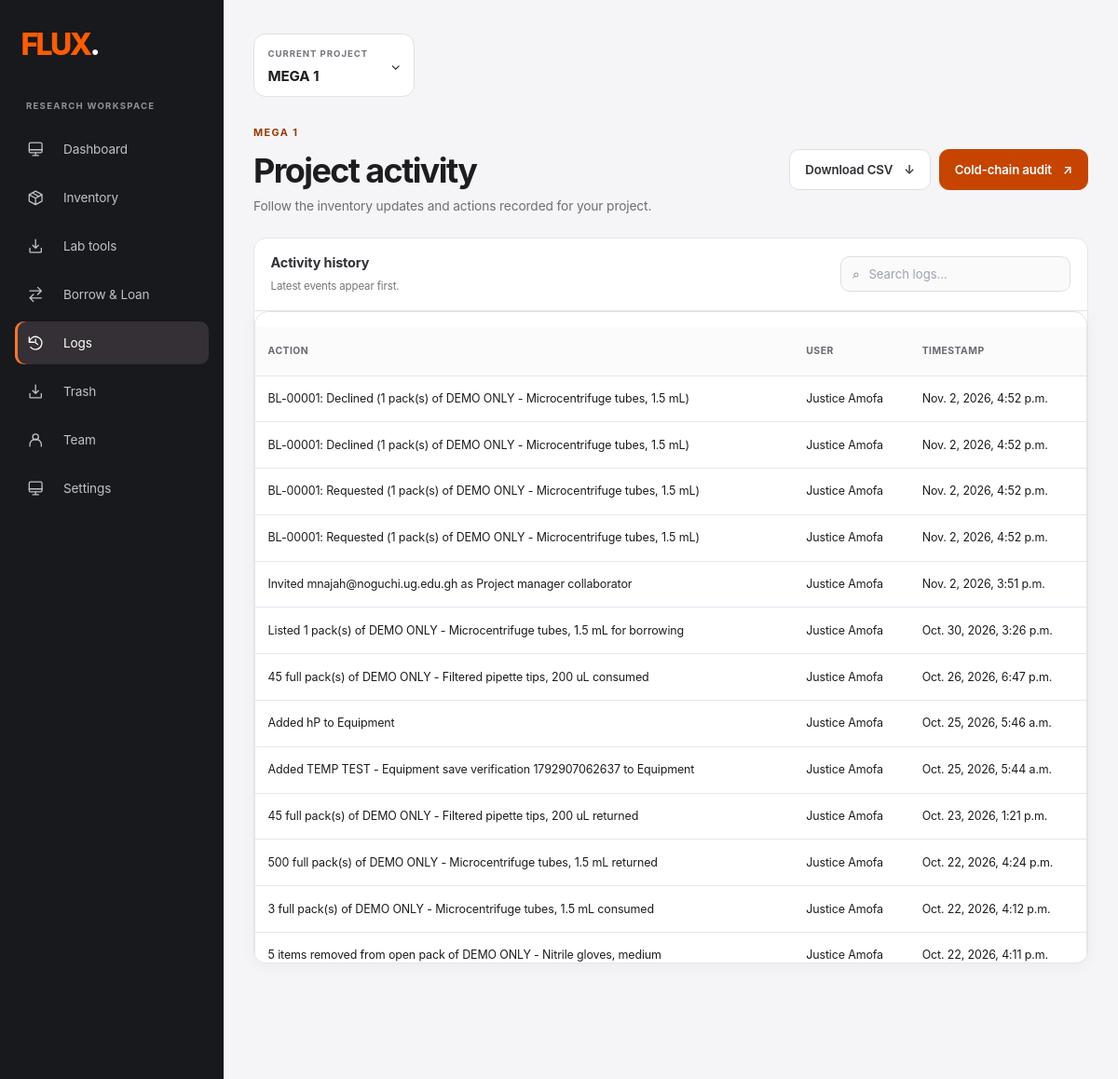
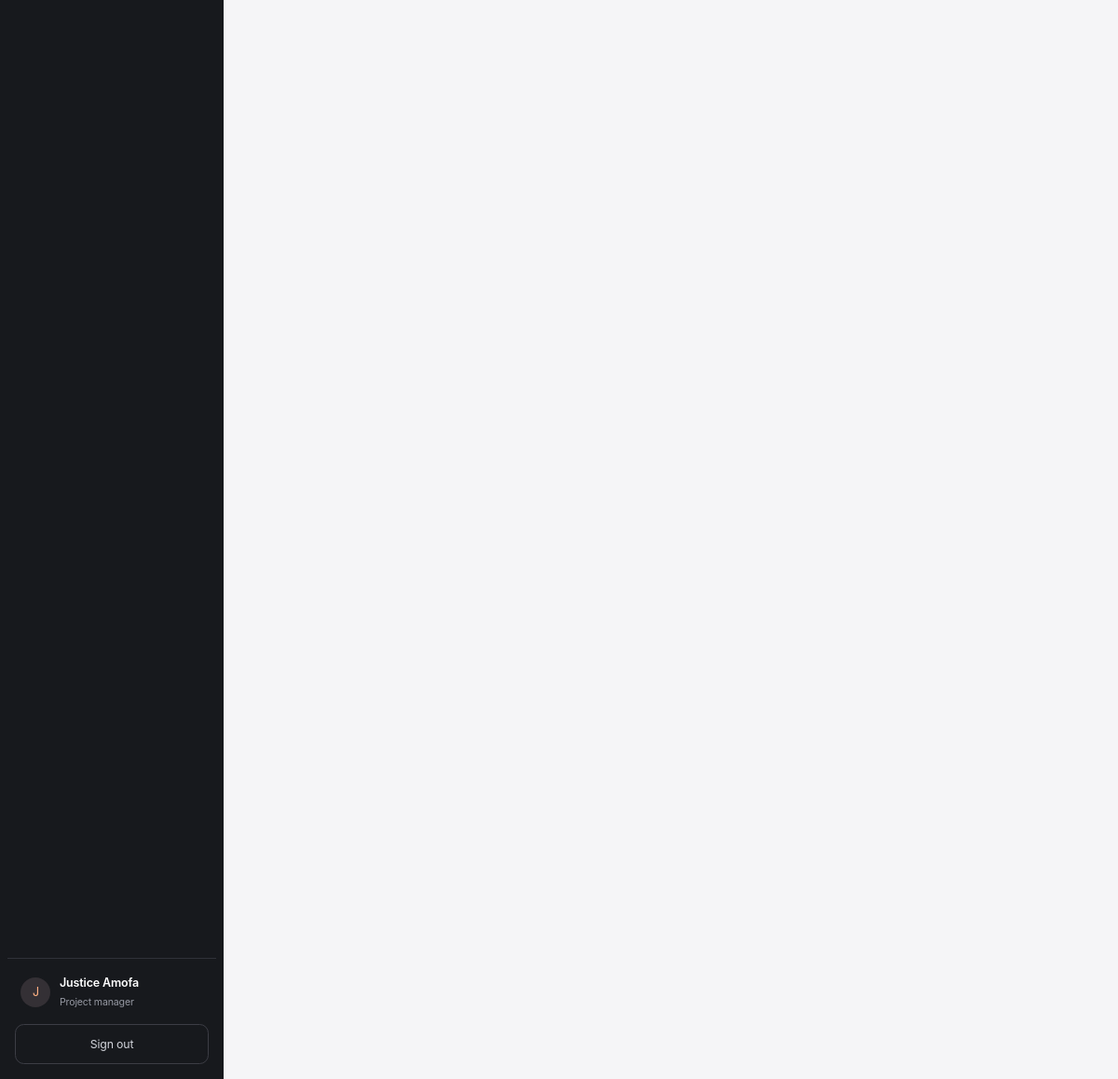
Page /log/MEGA 1/ (signed in) on the committed database (2 pictures, top to bottom).
### inventory/models.py (models this page shows, shortened)
class Project(models.Model):
    name = models.CharField(max_length=255, unique=True)
    project_manager = models.ForeignKey(
            User,
            on_delete=models.CASCADE,
            related_name='managed_projects',
            null=True,
            blank=True
    )
    project_editors = models.ManyToManyField(
            User,
            related_name='edited_projects',
            blank=True
    )
    project_members = models.ManyToManyField(
            User,
            related_name='member_projects',
            blank=True
    )
    created_at = models.DateTimeField(auto_now_add=True)
    updated_at = models.DateTimeField(auto_now=True)
    is_active = models.BooleanField(default=True)
    low_stock_morning_time = models.TimeField(default=time(6, 0))
    low_stock_evening_time = models.TimeField(default=time(19, 0))
    class Meta:
        ordering = ['name']
        verbose_name = 'Project'
        verbose_name_plural = 'Projects'

class Log(models.Model):
    id = models.CharField(
            primary_key=True,
            max_length=22,
            unique=True,
            default=generate_short_uuid,
            editable=False
    )
    project = models.ForeignKey(
            Project,
            on_delete=models.CASCADE,
            related_name='logs'
    )
    user = models.ForeignKey(
            User,
            on_delete=models.CASCADE,
            related_name='action_logs'
    )
    action = models.CharField(max_length=255)
    details = models.JSONField(default=dict, blank=True)
    timestamp = models.DateTimeField(auto_now_add=True)
    class Meta:
        ordering = ['-timestamp']
        verbose_name = 'Log Entry'
        verbose_name_plural = 'Log Entries'

### inventory/views.py (the view)
# urls.py: path('log/<str:project_name>/', views.log, name ="log"),
@login_required
def log(request, project_name):
    try:
        project = get_object_or_404(Project, name=project_name)
        logs = Log.objects.filter(project=project).order_by('-timestamp')
        context = {
            'project': project,
            'projects': get_user_projects(request.user),
            'logs': Paginator(logs, 50).get_page(request.GET.get('page')),
            **get_sidebar_urls(project_name)
        }
        return render(request, 'inventory/logs.html', context)
    except Exception as e:
        security_logger.error(f"Log view error: {str(e)}")
        return JsonResponse({'error': str(e)}, status=500)

### inventory/context_processors.py (called while the page is built, shortened)
def admin_dashboard_projects(request):
    if (
        not request.path.startswith('/admin/')
        or not request.user.is_authenticated
        or not request.user.has_perm('inventory.view_project')
    ):
        return {'admin_dashboard_projects': ()}

### inventory/views.py (called while the page is built)
def get_sidebar_urls(project_name):
    return {
        'dashboard_url': reverse('dashboard_consumables',
                                 kwargs={'project_name': project_name}),
        'inventory_url': reverse('consumables',
                                 kwargs={'project_name': project_name}),
        'logs_url': reverse('log', kwargs={'project_name': project_name}),
        'log_export_url': reverse('log_export', kwargs={'project_name': project_name}),
        'trash_url': reverse('trash_reagents',
                             kwargs={'project_name': project_name}),
        'team_url': reverse('team', kwargs={'project_name': project_name}),
        'borrow_loan_url': reverse('borrow_loan', kwargs={'project_name': project_name}),
        'settings_url': reverse('project_settings',
                                kwargs={'project_name': project_name}),
    }

def get_user_projects(user):
    try:
        user_profile = UserProfile.objects.get(user=user)
        return user_profile.managed_projects.all()
    except UserProfile.DoesNotExist:
        return Project.objects.none()

### inventory/templates/inventory/logs.html (shortened to what this page needs)
{% load static %}
<!DOCTYPE html>
<html lang="en">
<head>
    <link rel="stylesheet" href="{% static 'css/inventory_style.css' %}">
    <link rel="stylesheet" href="{% static 'css/flux_design_system.css' %}">
    <link rel="stylesheet" href="{% static 'css/flux_pages.css' %}?v=1">
</head>
<body class="flux-inventory-layout relative min-h-screen font-poppins antialiased text-sm bg-white flex text-gray-800 h-full 2xl:max-w-[1920px] 2xl:mx-auto 2xl:border-r-2"
    x-data="{ showMenu: false }">
    {% include "inventory/partials/sidebar.html" %}
    <main id="workspaceContent" tabindex="-1" class="bg-white min-h-screen lg:ml-60 flex w-full">
        <section class="flex-1 py-6 px-4 md:px-4 lg:px-8">
            <div class="flex items-center justify-between">
                <div>
                    {% include 'inventory/partials/project_switcher.html' with project_route='log' %}
                </div>
            </div>
<header class="flux-page-heading"><div><p class="flux-eyebrow">{{ project.name }}</p><h1 id="logsTableDescription">Project activity</h1><p>Follow the inventory updates and actions recorded for your project.</p></div>{% if user == project.project_manager %}<div class="flux-log-actions"><a class="flux-button" href="{{ log_export_url }}">Download CSV <span aria-hidden="true">↓</span></a><a class="flux-button flux-button-primary" href="{% url 'cold_chain_audit' project_name=project.name %}">Cold-chain audit <span aria-hidden="true">↗</span></a></div>{% endif %}</header>
<div class="flux-table-toolbar"><div><h2>Activity history </h2><p>Latest events appear first.</p></div><label class="flux-table-search"><span aria-hidden="true">⌕</span><input type="search" aria-label="Search logs" placeholder="Search logs…" data-table-search=".logs-table"></label></div>
            <div class="table-container">
                {% if user == project.project_manager %}
                <div class="logs-table-wrapper">
                    <table class="logs-table" aria-describedby="logsTableDescription">
                        <thead>
                            <tr>
                                <th scope="col">Action</th>
                                <th scope="col">User</th>
                                <th scope="col">Timestamp</th>
                            </tr>
                        </thead>
                        <tbody id="logsTable">
                            {% for log in logs %}
                            <tr data-search-row>
                                <td>{{ log.action }}</td>
                                <td>{{ log.user.get_full_name|default:log.user.username }}</td>
                                <td><time datetime="{{ log.timestamp|date:'c' }}">{{ log.timestamp }}</time></td>
                            </tr>
                            {% empty %}
                            <tr>
                                <td colspan="3" class="inventory-empty-state"><strong>No activity yet</strong><span>Inventory updates will appear here as your team works.</span></td>
                            </tr>
                            {% endfor %}
                        </tbody>
                    </table>
                </div>
                {% else %}
                <div class="access-message">
                    <p>Logs information is not available for you to view for this project.</p>
                </div>
                {% endif %}
            </div>
        </section>
    </main>
</body>
</html>

### inventory/templates/inventory/partials/sidebar.html (shortened to what this page needs)
<aside id="{{ sidebar_id|default:'inventorySidebar' }}" data-tour-target="workspace-navigation" class="flux-sidebar flex flex-col lg:flex lg:flex-col justify-between lg:fixed min-h-screen top-0 z-20 w-60 bottom-0 px-4 pt-6 pb-0" :class="showMenu ? 'fixed' : 'hidden'" @click="if ($event.target.closest('a')) showMenu = false" x-transition.duration.200ms aria-label="Workspace navigation">
    <div>
        <div class="flux-sidebar-brand"><a class="flux-wordmark" href="{% url 'home' %}" aria-label="Flux home">FLUX<span>.</span></a></div>
        <p class="flux-sidebar-label">RESEARCH WORKSPACE</p>
        <nav class="flux-sidebar-links" aria-label="Main navigation">
        {% with current=request.resolver_match.url_name %}
            <a href="{{ dashboard_url }}" data-tour-target="dashboard" title="Dashboard" {% if 'dashboard_' in current %}aria-current="page"{% endif %}>{% include 'inventory/partials/settings_icon.html' with icon='appearance' %}<span class="flex-1 pl-2">Dashboard</span></a>
            <a href="{{ inventory_url }}" data-tour-target="inventory" title="Inventory" >{% include 'inventory/partials/settings_icon.html' with icon='inventory' %}<span class="flex-1 pl-2">Inventory</span></a>
            {% if user == project.project_manager or user in project.project_editors.all or user in project.project_members.all %}<a href="{% url 'genomics_hub' project.name %}" data-tour-target="lab-tools" title="Genomics lab tools" {% if current == 'genomics_hub' or current == 'plate_visualizer' or current == 'plate_visualizer_existing' %}aria-current="page"{% endif %}>{% include 'inventory/partials/settings_icon.html' with icon='data' %}<span class="flex-1 pl-2">Lab tools</span></a>{% endif %}
        {% if user == project.project_manager or user in project.project_editors.all or user in project.project_members.all %}
            <a href="{% url 'borrow_loan' project.name %}" data-tour-target="borrow-loan" title="Borrow &amp; Loan" {% if current == 'borrow_loan' %}aria-current="page"{% endif %}>{% include 'inventory/partials/settings_icon.html' with icon='borrow' %}<span class="flex-1 pl-2">Borrow &amp; Loan</span></a>
        {% endif %}
            <a href="{{ logs_url }}" data-tour-target="logs" title="Logs" {% if current == 'log' %}aria-current="page"{% endif %}>{% include 'inventory/partials/settings_icon.html' with icon='history' %}<span class="flex-1 pl-2">Logs</span></a>
        {% if user == project.project_manager or user in project.project_editors.all %}
            <a href="{{ trash_url }}" title="Trash" {% if 'trash_' in current %}aria-current="page"{% endif %}>{% include 'inventory/partials/settings_icon.html' with icon='data' %}<span class="flex-1 pl-2">Trash</span></a>
        {% endif %}
        {% if user == project.project_manager %}
            <a href="{{ team_url }}" title="Team" {% if current == 'team' %}aria-current="page"{% endif %}>{% include 'inventory/partials/settings_icon.html' with icon='profile' %}<span class="flex-1 pl-2">Team</span></a>
        {% endif %}
            <a href="{{ settings_url }}" data-tour-target="settings" title="Settings" {% if current == 'project_settings' %}aria-current="page"{% endif %}>{% include 'inventory/partials/settings_icon.html' with icon='appearance' %}<span class="flex-1 pl-2">Settings</span></a>
        {% endwith %}
        </nav>
    </div>
    <div class="flux-sidebar-foot"><div class="flux-sidebar-user"><span aria-hidden="true">{{ user.first_name|default:user.username|first|upper }}</span><div><strong>{{ user.get_full_name|default:user.username }}</strong><small>{% if user == project.project_manager %}Project manager{% elif user in project.project_editors.all %}Editor{% else %}Team member{% endif %}</small></div></div><a class="flux-sidebar-logout" href="{% url 'logout' %}" title="Sign out">Sign out</a></div>
</aside>

### inventory/templates/inventory/partials/project_switcher.html (shortened to what this page needs)
<details class="flux-project-switcher">
    <summary><span><small>CURRENT PROJECT</small><strong>{{ project.name }}</strong></span><span aria-hidden="true">⌄</span></summary>
</details>

### static/css/inventory_style.css (style rules this page uses)
html { line-height: 1.5; -webkit-text-size-adjust: 100%; -moz-tab-size: 4; -o-tab-size: 4; tab-size: 4; font-family: ui-sans-serif, system-ui, -apple-system, BlinkMacSystemFont, "Segoe UI", Roboto, "Helvetica Neue", Arial, "Noto Sans", sans-serif, "Apple Color Emoji", "Segoe UI Emoji", "Segoe UI Symbol", "Noto Color Emoji"; }
body { margin: 0; line-height: inherit; overflow-x: hidden; }
h1, h2, h3, h4, h5, h6 { font-size: inherit; font-weight: inherit; }
a { color: inherit; text-decoration: inherit; }
b, strong { font-weight: bolder; }
small { font-size: 80%; }
table { text-indent: 0; border-color: inherit; border-collapse: collapse; }
button, input, optgroup, select, textarea { font-family: inherit; font-size: 100%; font-weight: inherit; line-height: inherit; color: inherit; margin: 0; padding: 0; }
[type='search'] { outline-offset: -2px; }
summary { display: list-item; }
blockquote, dl, dd, h1, h2, h3, h4, h5, h6, hr, figure, p, pre { margin: 0; }
input::placeholder, textarea::placeholder { opacity: 1; color: #9ca3af; }
.relative { position: relative; }
.top-0 { top: 0px; }
.bottom-0 { bottom: 0px; }
.z-20 { z-index: 20; }
.flex { display: flex; }
.h-full { height: 100%; }
.min-h-screen { min-height: 100vh; }
.w-full { width: 100%; }
.flex-1 { flex: 1 1 0%; }
.flex-col { flex-direction: column; }
.items-center { align-items: center; }
.justify-between { justify-content: space-between; }
.bg-white { --tw-bg-opacity: 1; background-color: rgb(255 255 255 / var(--tw-bg-opacity)); }
.py-6 { padding-top: 1.5rem; padding-bottom: 1.5rem; }
.px-4 { padding-left: 1rem; padding-right: 1rem; }
.pt-6 { padding-top: 1.5rem; }
.pb-0 { padding-bottom: 0px; }
.pl-2 { padding-left: 0.5rem; }
.font-poppins { font-family: Poppins, sans-serif; }
.text-sm { font-size: 0.875rem; line-height: 1.25rem; }
.text-gray-800 { --tw-text-opacity: 1; color: rgb(31 41 55 / var(--tw-text-opacity)); }
.antialiased { -webkit-font-smoothing: antialiased; -moz-osx-font-smoothing: grayscale; }
.flux-inventory-layout { min-width: 320px; min-height: 100vh; background: #f5f7fa; }
.flux-inventory-layout > main { min-width: 0; width: 100%; background: transparent; }
.flux-inventory-layout main > section { min-width: 0; }
.flux-inventory-layout .table-container { width: 100%; max-width: 100%; height: auto; max-height: min(72vh, 700px); overflow: auto; overscroll-behavior: contain; -webkit-overflow-scrolling: touch; border: 1px solid #e5eaf0; border-radius: 0.75rem; background: #fff; box-shadow: 0 3px 14px rgb(16 24 40 / 0.04); }
.flux-inventory-layout .logs-table-wrapper { max-width: 100%; overflow-x: auto; -webkit-overflow-scrolling: touch; border: 1px solid #e5eaf0; border-radius: 0.75rem; background: #fff; }
.flux-inventory-layout .logs-table { min-width: 36rem; }
.flux-inventory-layout input, .flux-inventory-layout select, .flux-inventory-layout textarea, .flux-inventory-layout button { max-width: 100%; }
@media (min-width: 768px) { .md\:px-4 { padding-left: 1rem; padding-right: 1rem; } }
@media (min-width: 768px) { .table-container { display: block; overflow-x: auto; max-height: none; height: auto; } }
@media (min-width: 1024px) { .lg\:fixed { position: fixed; } }
@media (min-width: 1024px) { .lg\:ml-60 { margin-left: 15rem; } }
@media (min-width: 1024px) { .lg\:flex { display: flex; } }
@media (min-width: 1024px) { .lg\:flex-col { flex-direction: column; } }
@media (min-width: 1024px) { .lg\:px-8 { padding-left: 2rem; padding-right: 2rem; } }
.table-container { height: 700px; max-height: 700px; overflow-y: auto; overflow-x: hidden; width: 100%; border-radius: 8px; border: 1px solid #e5e7eb; }
.flux-inventory-layout { --flux-ink: #1d1d1f; --flux-muted: #6e6e73; --flux-line: #e5e5e7; --flux-surface: #fff; --flux-canvas: #f5f5f7; --flux-accent: #ff5c00; color: var(--flux-ink); background: var(--flux-canvas); font-family: -apple-system, BlinkMacSystemFont, "Segoe UI", sans-serif; letter-spacing: -0.01em; }
.flux-inventory-layout > main { background: var(--flux-canvas); }
.flux-inventory-layout main > section { padding-top: clamp(1.25rem, 3vw, 2.25rem); padding-bottom: 3rem; }
.flux-inventory-layout .table-container, .flux-inventory-layout .logs-table-wrapper { border-color: var(--flux-line); border-radius: 0.9rem; background: var(--flux-surface); box-shadow: 0 4px 16px rgb(0 0 0 / 0.035); }

### rows in the picture
Project: name "MEGA 1"
Log: action "BL-00001: Declined (1 pack(s) of DEMO ONLY - Microcentrifuge tubes, 1.5 mL)", user.get_full_name "Justice Amofa", timestamp "Nov. 2, 2026, 4:52 p.m."
Log: action "BL-00001: Declined (1 pack(s) of DEMO ONLY - Microcentrifuge tubes, 1.5 mL)", user.get_full_name "Justice Amofa", timestamp "Nov. 2, 2026, 4:52 p.m."
Log: action "BL-00001: Requested (1 pack(s) of DEMO ONLY - Microcentrifuge tubes, 1.5 mL)", user.get_full_name "Justice Amofa", timestamp "Nov. 2, 2026, 4:52 p.m."
Log: action "BL-00001: Requested (1 pack(s) of DEMO ONLY - Microcentrifuge tubes, 1.5 mL)", user.get_full_name "Justice Amofa", timestamp "Nov. 2, 2026, 4:52 p.m."
Log: action "Invited mnajah@noguchi.ug.edu.gh as Project manager collaborator", user.get_full_name "Justice Amofa", timestamp "Nov. 2, 2026, 3:51 p.m."
Log: action "Listed 1 pack(s) of DEMO ONLY - Microcentrifuge tubes, 1.5 mL for borrowing", user.get_full_name "Justice Amofa", timestamp "Oct. 30, 2026, 3:26 p.m."
Log: action "45 full pack(s) of DEMO ONLY - Filtered pipette tips, 200 uL consumed", user.get_full_name "Justice Amofa", timestamp "Oct. 26, 2026, 6:47 p.m."
Log: action "Added hP to Equipment", user.get_full_name "Justice Amofa", timestamp "Oct. 25, 2026, 5:46 a.m."
Log: action "Added TEMP TEST - Equipment save verification 1792907062637 to Equipment", user.get_full_name "Justice Amofa", timestamp "Oct. 25, 2026, 5:44 a.m."
Log: action "45 full pack(s) of DEMO ONLY - Filtered pipette tips, 200 uL returned", user.get_full_name "Justice Amofa", timestamp "Oct. 23, 2026, 1:21 p.m."
Log: action "500 full pack(s) of DEMO ONLY - Microcentrifuge tubes, 1.5 mL returned", user.get_full_name "Justice Amofa", timestamp "Oct. 22, 2026, 4:24 p.m."
Log: action "3 full pack(s) of DEMO ONLY - Microcentrifuge tubes, 1.5 mL consumed", user.get_full_name "Justice Amofa", timestamp "Oct. 22, 2026, 4:12 p.m."
Log: action "5 items removed from open pack of DEMO ONLY - Nitrile gloves, medium", user.get_full_name "Justice Amofa", timestamp "Oct. 22, 2026, 4:11 p.m."

### other values in the picture
{{ user.first_name|default:user.username|first|upper }} "J"
{{ user.get_full_name|default:user.username }} "Justice Amofa"
